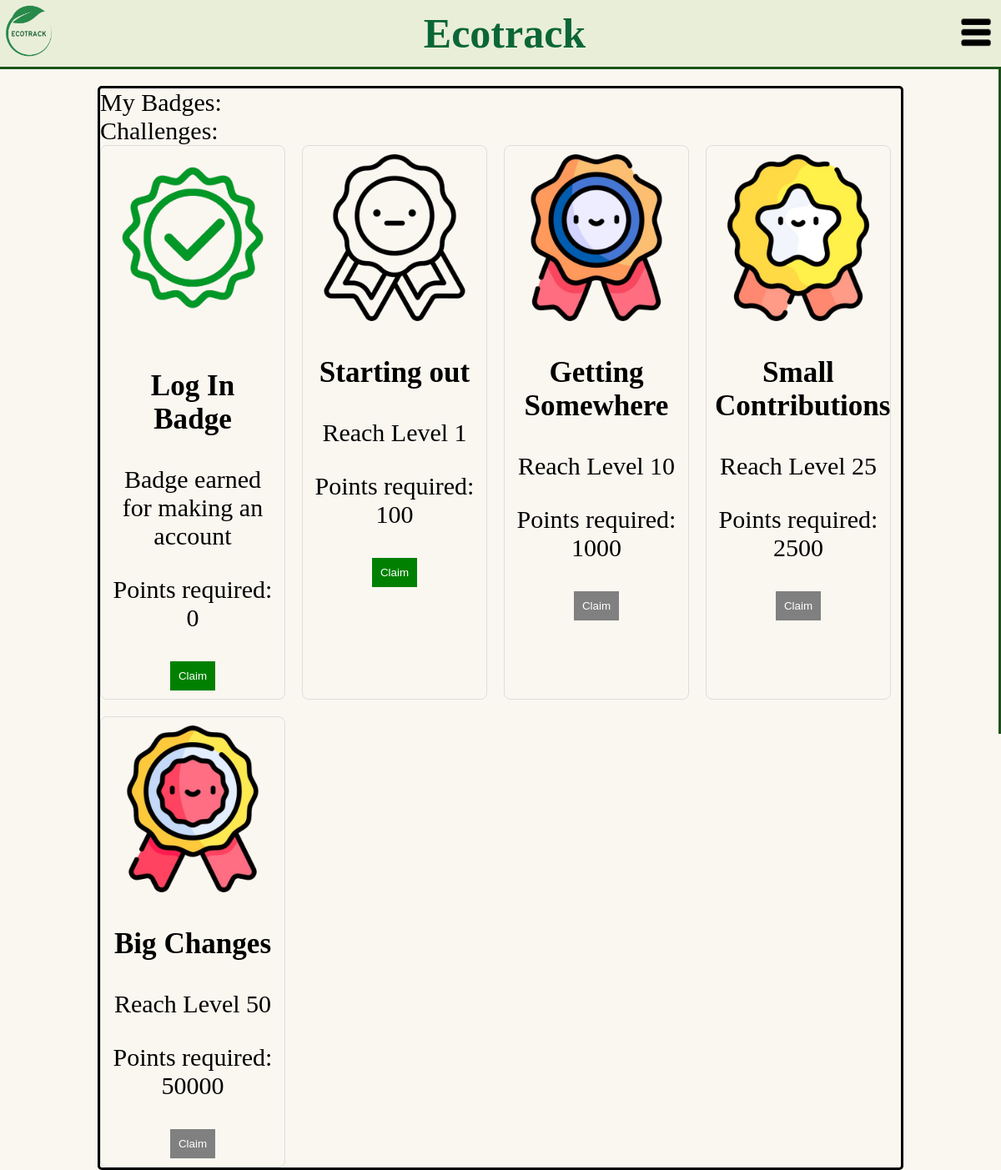
/game_and_interactive/badges.php (signed in), run on the app's committed database.
### tables this page shows
CREATE TABLE badges (
    id INT AUTO_INCREMENT PRIMARY KEY,
    name VARCHAR(255),
    description TEXT,
    points_required INT,
    image_url VARCHAR(255) 
);

### game_and_interactive/db_connect-profile.php (called while the page is built, shortened)
<?php
@$db = new mysqli('localhost', 'root', 'Marvin0101@', 'ecotrack');
if ($db->connect_error) {
    echo 'Could not connect to the database. Error: ' . $db->connect_errno;
    die();
} else {
    $dbOk = true;
}
?>

### game_and_interactive/badges.php (the view, shortened to what this page needs)
<?php
    if(isset($_SESSION['email'])) {
        $email = $_SESSION['email'];
    }
    require_once 'db_connect-profile.php';
    $points = 0;
    $earnedBadges = [];
    if ($dbOk) {
        $query = "SELECT username, points, badges FROM users WHERE email = ?";
        $statement = $db->prepare($query);
        if ($statement) {
            $statement->bind_param("s", $email);
            $statement->execute();
            $result = $statement->get_result();
            if ($result->num_rows === 1) {
                $user = $result->fetch_assoc();
                $points = $user['points'];
                $earnedBadges = json_decode($user['badges'], true) ?? [];
            }
        }
        $badgeQuery = "SELECT * FROM badges";
        $badgeResult = $db->query($badgeQuery);
        $badges = $badgeResult->fetch_all(MYSQLI_ASSOC);
    }
?>
<!DOCTYPE html>
<html lang="en">
<head>
    <link rel="stylesheet" href="../resources/headerstyles.css">
    <link rel="stylesheet" href="../resources/badges.css"">
    <section class="header">
        <h2><a href="../profile/profile.php">
            <img src="../resources/EcotrackLogo.png" width="70px" height="70px">
        </a></h2>
        <h1>
            Ecotrack
        </h1>
        <h3>
            <img src="../resources/Dropdown.png" class="dropDownMenu" width="60px" height="60px">
        </h3>
    </section>
    <div class="menu">
    </div>
</head>
<body>
    <section id="badgeContainer">
        <section id="myBadges">
            My Badges:
        </section>
        <section id="claimSection">
            Challenges:
            <div class="badge-container">
                <?php foreach ($badges as $badge): ?>
                    <div class="badge">
                        <img src="<?= htmlspecialchars($badge['image_url']) ?>" alt="<?= htmlspecialchars($badge['name']) ?>">
                        <h3><?= htmlspecialchars($badge['name']) ?></h3>
                        <p><?= htmlspecialchars($badge['description']) ?></p>
                        <p>Points required: <?= htmlspecialchars($badge['points_required']) ?></p>
                        <?php if (in_array($badge['id'], $earnedBadges)): ?>
                            <button class="claimed" disabled>Claimed</button>
                        <?php elseif ($points >= $badge['points_required']): ?>
                            <form method="POST" action="claim_badge.php">
                                <button type="submit" class="claim">Claim</button>
                            </form>
                        <?php else: ?>
                            <button class="disabled" disabled>Claim</button>
                        <?php endif; ?>
                    </div>
                <?php endforeach; ?>
            </div>
        </section>
    </section>
</body>

### resources/headerstyles.css (style rules this page uses)
head { margin:0; }
.header { height: 80px; border-bottom:3px solid #1A5319; background-color: #E9EED9; margin: 0; padding:0px; justify-content: space-between; display: flex; }
.header h1 { display:flex; border:0px; margin:0px; padding:0px; align-items: center; font-family: "Bantayog"; color: #0b6637; font-size: 50px; }
.header h2 { display: flex; border:0px; margin:0px; padding:0px; align-items: center; }
.header h3 { display:flex; border:0px; margin:0px; padding:0px; align-items: center; background-color: transparent; cursor: pointer; }
.menu { position:fixed; top:80px; height:100vh; width:15vw; right:-15vw; background-color: #E9EED9; border-left:3px solid #1A5319; display:flex; flex-direction: column; margin-top: 0; padding:0px; }
a { text-decoration: none; color: inherit; }

### resources/badges.css (style rules this page uses)
head { margin:0; }
body { margin:0; background-color: #FAF7F0; }
#badgeContainer { display:flex; flex-direction: column; width:80vw; height:auto; border:3px solid black; justify-self: center; margin-top: 20px; border-radius: 5px; font-family: "Bantayog"; font-size: 30px; }
#myBadges { height: auto; }
#claimSection { height:100%; }
.badge-container { display: flex; flex-wrap: wrap; gap: 20px; }
.badge { border: 1px solid #ddd; border-radius: 8px; padding: 10px; text-align: center; width: 200px; }
.badge img { max-width: 100%; height: auto; }
button.claim { background-color: green; color: white; padding: 10px; border: none; cursor: pointer; }
button.disabled { background-color: gray; color: white; padding: 10px; border: none; cursor: not-allowed; }

### data on the page
badges: image_url (picture), name "Log In Badge", description "Badge earned for making an account", points_required "0"
badges: image_url (picture), name "Starting out", description "Reach Level 1", points_required "100"
badges: image_url (picture), name "Getting Somewhere", description "Reach Level 10", points_required "1000", shows "Claim"
badges: image_url (picture), name "Small Contributions", description "Reach Level 25", points_required "2500", shows "Claim"
badges: image_url (picture), name "Big Changes", description "Reach Level 50", points_required "50000", shows "Claim"
